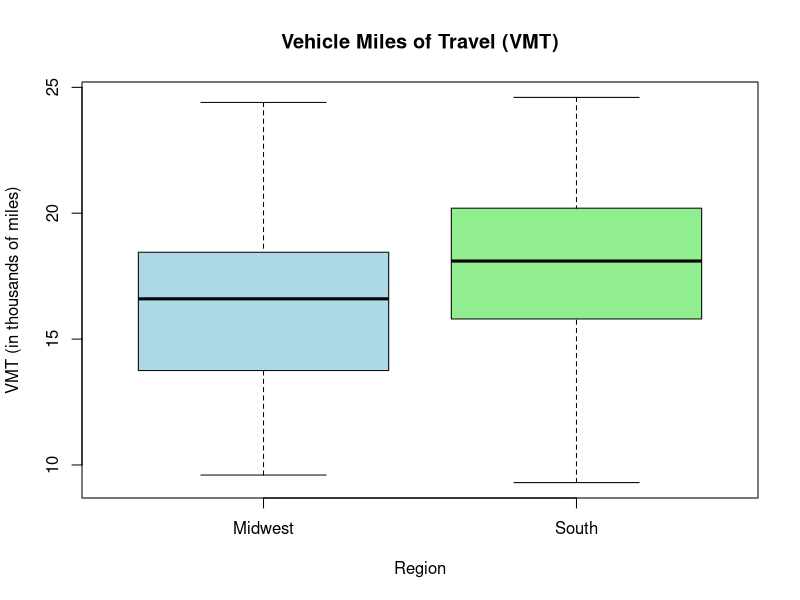

This chart was generated by the following R code:
## ---- chunk 1
knitr::opts_chunk$set(echo = TRUE)
## ---- chunk 2
midwest_vmt <- c(16.2, 12.9, 17.3, 14.6, 18.6, 10.8, 11.2, 16.6, 16.6, 24.4, 20.3, 20.9, 9.6, 15.1, 18.3)
south_vmt <- c(22.2, 19.2, 9.3, 24.6, 20.2, 15.8, 18.0, 12.2, 20.1, 16.0, 17.5, 18.2, 22.8, 11.5)

all_vmt <- c(midwest_vmt, south_vmt)
regions <- rep(c("Midwest", "South"), times = c(length(midwest_vmt), length(south_vmt)))

data <- data.frame(VMT = all_vmt, Region = regions)

boxplot(VMT ~ Region, data = data, col = c("lightblue", "lightgreen"), main = "Vehicle Miles of Travel (VMT)", ylab = "VMT (in thousands of miles)")
## ---- chunk 3
# Summary statistics
summary_midwest <- summary(midwest_vmt)
summary_south <- summary(south_vmt)

print("Summary Statistics for Midwestern Households:")
print(summary_midwest)

print("Summary Statistics for Southern Households:")
print(summary_south)

## ---- chunk 4
# Given data
midwest_vmt <- c(16.2, 12.9, 17.3, 14.6, 18.6, 10.8, 11.2, 16.6, 16.6, 24.4, 20.3, 20.9, 9.6, 15.1, 18.3)
south_vmt <- c(22.2, 19.2, 9.3, 24.6, 20.2, 15.8, 18.0, 12.2, 20.1, 16.0, 17.5, 18.2, 22.8, 11.5)


# Sample means, variances, and sizes
mean_midwest <- mean(midwest_vmt)
mean_south <- mean(south_vmt)
var_midwest <- var(midwest_vmt)
var_south <- var(south_vmt)
n_midwest <- length(midwest_vmt)
n_south <- length(south_vmt)

# Calculate test statistic
t_stat <- (mean_midwest - mean_south) / sqrt((var_midwest/n_midwest) + (var_south/n_south))

# Degrees of freedom
df <- n_midwest + n_south - 2

# Two-tailed p-value
p_value <- 0.3622

# Results
t_stat
p_value
  
## ---- chunk 5
midwest_vmt <- c(16.2, 12.9, 17.3, 14.6, 18.6, 10.8, 11.2, 16.6, 16.6, 24.4, 20.3, 20.9, 9.6, 15.1, 18.3)
south_vmt <- c(22.2, 19.2, 9.3, 24.6, 20.2, 15.8, 18.0, 12.2, 20.1, 16.0, 17.5, 18.2, 22.8, 11.5)
pooled = c(midwest_vmt, south_vmt)
var(pooled)
## ---- chunk 6
# Given data
midwest_vmt <- c(16.2, 12.9, 17.3, 14.6, 18.6, 10.8, 11.2, 16.6, 16.6, 24.4, 20.3, 20.9, 9.6, 15.1, 18.3)
south_vmt <- c(22.2, 19.2, 9.3, 24.6, 20.2, 15.8, 18.0, 12.2, 20.1, 16.0, 17.5, 18.2, 22.8, 11.5)

# Perform Welch's t-test
t_test_result <- t.test(midwest_vmt, south_vmt, var.equal = FALSE)

# Print the t-test result
t_test_result

